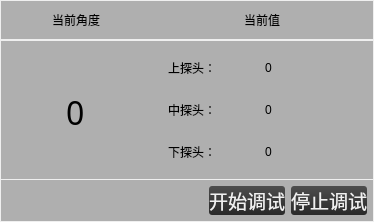
                <widget class="QWidget" name="page_qztest">
                 <layout class="QVBoxLayout" name="verticalLayout_3" stretch="1,1">
                  <property name="spacing">
                   <number>1</number>
                  </property>
                  <property name="leftMargin">
                   <number>1</number>
                  </property>
                  <property name="topMargin">
                   <number>1</number>
                  </property>
                  <property name="rightMargin">
                   <number>1</number>
                  </property>
                  <property name="bottomMargin">
                   <number>1</number>
                  </property>
                  <item>
                   <layout class="QHBoxLayout" name="horizontalLayout_5" stretch="2,3">
                    <property name="spacing">
                     <number>0</number>
                    </property>
                    <item>
                     <widget class="QWidget" name="widget_qztestangle" native="true">
                      <layout class="QVBoxLayout" name="verticalLayout" stretch="1,4">
                       <property name="spacing">
                        <number>0</number>
                       </property>
                       <property name="leftMargin">
                        <number>0</number>
                       </property>
                       <property name="topMargin">
                        <number>0</number>
                       </property>
                       <property name="rightMargin">
                        <number>0</number>
                       </property>
                       <property name="bottomMargin">
                        <number>0</number>
                       </property>
                       <item>
                        <widget class="QWidget" name="widget_2" native="true">
                         <property name="styleSheet">
                          <string notr="true">background-color: rgb(175, 175, 175);</string>
                         </property>
                         <layout class="QHBoxLayout" name="horizontalLayout_8">
                          <item>
                           <spacer name="horizontalSpacer_7">
                            <property name="orientation">
                             <enum>Qt::Horizontal</enum>
                            </property>
                            <property name="sizeHint" stdset="0">
                             <size>
                              <width>27</width>
                              <height>20</height>
                             </size>
                            </property>
                           </spacer>
                          </item>
                          <item>
                           <widget class="QLabel" name="label_2">
                            <property name="styleSheet">
                             <string notr="true">font: 24pt &quot;微软雅黑&quot;;</string>
                            </property>
                            <property name="text">
                             <string>当前角度</string>
                            </property>
                           </widget>
                          </item>
                          <item>
                           <spacer name="horizontalSpacer_14">
                            <property name="orientation">
                             <enum>Qt::Horizontal</enum>
                            </property>
                            <property name="sizeHint" stdset="0">
                             <size>
                              <width>28</width>
                              <height>20</height>
                             </size>
                            </property>
                           </spacer>
                          </item>
                         </layout>
                        </widget>
                       </item>
                       <item>
                        <widget class="QWidget" name="widget_3" native="true">
                         <layout class="QVBoxLayout" name="verticalLayout_8" stretch="3">
                          <property name="leftMargin">
                           <number>0</number>
                          </property>
                          <property name="topMargin">
                           <number>2</number>
                          </property>
                          <property name="rightMargin">
                           <number>0</number>
                          </property>
                          <property name="bottomMargin">
                           <number>0</number>
                          </property>
                          <item>
                           <widget class="QWidget" name="widget_8" native="true">
                            <property name="styleSheet">
                             <string notr="true">background-color: rgb(175, 175, 175);</string>
                            </property>
                            <layout class="QGridLayout" name="gridLayout">
                             <item row="1" column="0">
                              <spacer name="horizontalSpacer_5">
                               <property name="orientation">
                                <enum>Qt::Horizontal</enum>
                               </property>
                               <property name="sizeHint" stdset="0">
                                <size>
                                 <width>31</width>
                                 <height>20</height>
                                </size>
                               </property>
                              </spacer>
                             </item>
                             <item row="1" column="1">
                              <widget class="QLabel" name="label_qzcurangle">
                               <property name="font">
                                <font>
                                 <family>微软雅黑</family>
                                 <pointsize>24</pointsize>
                                 <weight>50</weight>
                                 <italic>false</italic>
                                 <bold>false</bold>
                                </font>
                               </property>
                               <property name="styleSheet">
                                <string notr="true">font: 24pt &quot;微软雅黑&quot;;</string>
                               </property>
                               <property name="text">
                                <string>0</string>
                               </property>
                              </widget>
                             </item>
                             <item row="2" column="1">
                              <spacer name="verticalSpacer">
                               <property name="orientation">
                                <enum>Qt::Vertical</enum>
                               </property>
                               <property name="sizeHint" stdset="0">
                                <size>
                                 <width>20</width>
                                 <height>23</height>
                                </size>
                               </property>
                              </spacer>
                             </item>
                             <item row="1" column="2">
                              <spacer name="horizontalSpacer_6">
                               <property name="orientation">
                                <enum>Qt::Horizontal</enum>
                               </property>
                               <property name="sizeHint" stdset="0">
                                <size>
                                 <width>31</width>
                                 <height>20</height>
                                </size>
                               </property>
                              </spacer>
                             </item>
                             <item row="0" column="1">
                              <spacer name="verticalSpacer_2">
                               <property name="orientation">
                                <enum>Qt::Vertical</enum>
                               </property>
                               <property name="sizeHint" stdset="0">
                                <size>
                                 <width>20</width>
                                 <height>40</height>
                                </size>
                               </property>
                              </spacer>
                             </item>
                            </layout>
                           </widget>
                          </item>
                         </layout>
                        </widget>
                       </item>
                      </layout>
                     </widget>
                    </item>
                    <item>
                     <widget class="QWidget" name="widget_qztestvalue" native="true">
                      <layout class="QVBoxLayout" name="verticalLayout_2" stretch="1,4">
                       <property name="spacing">
                        <number>2</number>
                       </property>
                       <property name="leftMargin">
                        <number>0</number>
                       </property>
                       <property name="topMargin">
                        <number>0</number>
                       </property>
                       <property name="rightMargin">
                        <number>0</number>
                       </property>
                       <property name="bottomMargin">
                        <number>0</number>
                       </property>
                       <item>
                        <widget class="QWidget" name="widget_4" native="true">
                         <property name="styleSheet">
                          <string notr="true">background-color: rgb(175, 175, 175);</string>
                         </property>
                         <layout class="QHBoxLayout" name="horizontalLayout_9">
                          <item>
                           <spacer name="horizontalSpacer_15">
                            <property name="orientation">
                             <enum>Qt::Horizontal</enum>
                            </property>
                            <property name="sizeHint" stdset="0">
                             <size>
                              <width>99</width>
                              <height>20</height>
                             </size>
                            </property>
                           </spacer>
                          </item>
                          <item>
                           <widget class="QLabel" name="label_4">
                            <property name="styleSheet">
                             <string notr="true">font: 24pt &quot;微软雅黑&quot;;</string>
                            </property>
                            <property name="text">
                             <string>当前值</string>
                            </property>
                           </widget>
                          </item>
                          <item>
                           <spacer name="horizontalSpacer_16">
                            <property name="orientation">
                             <enum>Qt::Horizontal</enum>
                            </property>
                            <property name="sizeHint" stdset="0">
                             <size>
                              <width>98</width>
                              <height>20</height>
                             </size>
                            </property>
                           </spacer>
                          </item>
                         </layout>
                        </widget>
                       </item>
                       <item>
                        <widget class="QWidget" name="widget_5" native="true">
                         <property name="styleSheet">
                          <string notr="true">background-color: rgb(175, 175, 175);</string>
                         </property>
                         <layout class="QVBoxLayout" name="verticalLayout_9">
                          <item>
                           <widget class="QWidget" name="widget_9" native="true">
                            <layout class="QHBoxLayout" name="horizontalLayout_10">
                             <item>
                              <widget class="QLabel" name="label_8">
                               <property name="styleSheet">
                                <string notr="true">font: 24pt &quot;微软雅黑&quot;;</string>
                               </property>
                               <property name="text">
                                <string>上探头：</string>
                               </property>
                              </widget>
                             </item>
                             <item>
                              <widget class="QLabel" name="label_qzcurvalue1">
                               <property name="styleSheet">
                                <string notr="true">font: 24pt &quot;微软雅黑&quot;;</string>
                               </property>
                               <property name="text">
                                <string>0</string>
                               </property>
                              </widget>
                             </item>
                            </layout>
                           </widget>
                          </item>
                          <item>
                           <widget class="QWidget" name="widget_10" native="true">
                            <layout class="QHBoxLayout" name="horizontalLayout_18">
                             <item>
                              <widget class="QLabel" name="label_9">
                               <property name="styleSheet">
                                <string notr="true">font: 24pt &quot;微软雅黑&quot;;</string>
                               </property>
                               <property name="text">
                                <string>中探头：</string>
                               </property>
                              </widget>
                             </item>
                             <item>
                              <widget class="QLabel" name="label_qzcurvalue2">
                               <property name="styleSheet">
                                <string notr="true">font: 24pt &quot;微软雅黑&quot;;</string>
                               </property>
                               <property name="text">
                                <string>0</string>
                               </property>
                              </widget>
                             </item>
                            </layout>
                           </widget>
                          </item>
                          <item>
                           <widget class="QWidget" name="widget_11" native="true">
                            <property name="styleSheet">
                             <string notr="true">font: 24pt &quot;微软雅黑&quot;;</string>
                            </property>
                            <layout class="QHBoxLayout" name="horizontalLayout_19">
                             <item>
                              <widget class="QLabel" name="label_10">
                               <property name="text">
                                <string>下探头：</string>
                               </property>
                              </widget>
                             </item>
                             <item>
                              <widget class="QLabel" name="label_qzcurvalue3">
                               <property name="text">
                                <string>0</string>
                               </property>
                              </widget>
                             </item>
                            </layout>
                           </widget>
                          </item>
                         </layout>
                        </widget>
                       </item>
                      </layout>
                     </widget>
                    </item>
                   </layout>
                  </item>
                  <item>
                   <widget class="QWidget" name="widget_qztestohter" native="true">
                    <property name="styleSheet">
                     <string notr="true">background-color: rgb(175, 175, 175);</string>
                    </property>
                    <layout class="QHBoxLayout" name="horizontalLayout_6">
                     <property name="spacing">
                      <number>6</number>
                     </property>
                     <property name="leftMargin">
                      <number>1</number>
                     </property>
                     <property name="topMargin">
                      <number>6</number>
                     </property>
                     <property name="rightMargin">
                      <number>6</number>
                     </property>
                     <property name="bottomMargin">
                      <number>6</number>
                     </property>
                     <item>
                      <spacer name="horizontalSpacer">
                       <property name="orientation">
                        <enum>Qt::Horizontal</enum>
                       </property>
                       <property name="sizeHint" stdset="0">
                        <size>
                         <width>40</width>
                         <height>20</height>
                        </size>
                       </property>
                      </spacer>
                     </item>
                     <item>
                      <widget class="QPushButton" name="pushButton_qzApply">
                       <property name="font">
                        <font>
                         <family>微软雅黑</family>
                         <pointsize>14</pointsize>
                        </font>
                       </property>
                       <property name="styleSheet">
                        <string notr="true">QPushButton#pushButton_qzApply{
	border-style: none;
	border: 0px;
	color: #F0F0F0;
	padding: 0px;	
	min-height: 16px;
	border-radius:3px;
	background: qlineargradient(spread:pad, x1:0, y1:0, x2:0, y2:1, stop:0 #4D4D4D, stop:1 #292929); 
}

QPushButton#pushButton_qzApply:hover{ 
	background: qlineargradient(spread:pad, x1:0, y1:0, x2:0, y2:1, stop:0 #636363, stop:1 #575757);
}

QPushButton#pushButton_qzApply:pressed{ 
	background: qlineargradient(spread:pad, x1:0, y1:0, x2:0, y2:1, stop:0 #4D4D4D, stop:1 #292929);
}</string>
                       </property>
                       <property name="text">
                        <string>开始调试</string>
                       </property>
                      </widget>
                     </item>
                     <item>
                      <widget class="QPushButton" name="pushButton_qzStopApply">
                       <property name="font">
                        <font>
                         <family>微软雅黑</family>
                         <pointsize>14</pointsize>
                        </font>
                       </property>
                       <property name="styleSheet">
                        <string notr="true">QPushButton#pushButton_qzStopApply{
	border-style: none;
	border: 0px;
	color: #F0F0F0;
	padding: 0px;	
	min-height: 16px;
	border-radius:3px;
	background: qlineargradient(spread:pad, x1:0, y1:0, x2:0, y2:1, stop:0 #4D4D4D, stop:1 #292929); 
}

QPushButton#pushButton_qzStopApply:hover{ 
	background: qlineargradient(spread:pad, x1:0, y1:0, x2:0, y2:1, stop:0 #636363, stop:1 #575757);
}

QPushButton#pushButton_qzStopApply:pressed{ 
	background: qlineargradient(spread:pad, x1:0, y1:0, x2:0, y2:1, stop:0 #4D4D4D, stop:1 #292929);
}</string>
                       </property>
                       <property name="text">
                        <string>停止调试</string>
                       </property>
                      </widget>
                     </item>
                    </layout>
                   </widget>
                  </item>
                 </layout>
                </widget>
